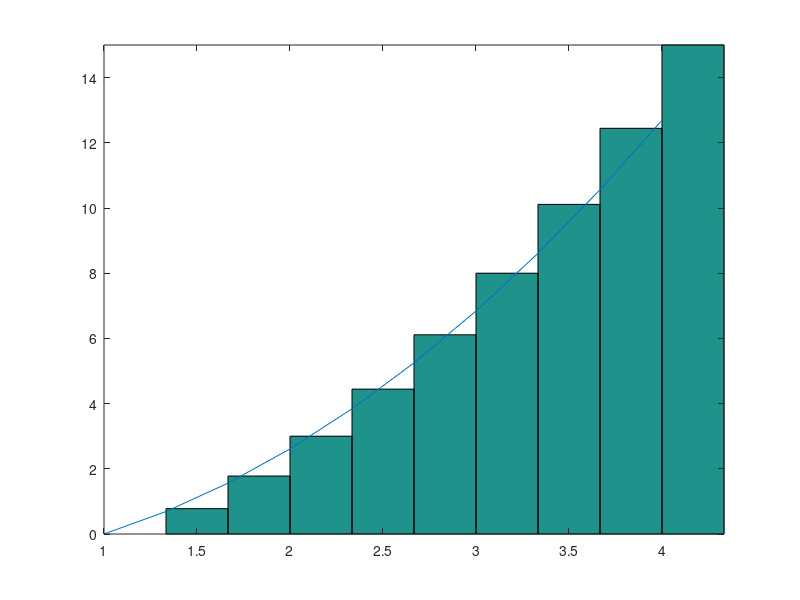

MATLAB code to generate this figure:
% Octave Script
% Title	        :Sumas de Rieman
% Correo        :orlandourbanotrejo@gmail.com
% Description	:Grafique mediante sumas de riemman 
%                el area bajo la curva de la funcion f(x)= x^2 -1 en un intervalo cerrado de [1, 4].
% Author	    :Orlando Urbano Trejo 
% Date		    :01_05_2021
% Version	    :1
% Usage		    :octave>path/EjercicioNumero1
%		        :Requiere aplicacion octave, usar linea de comandos
%		        :https://octaveintro.readthedocs.io/en/latest/index.html

%limpia la pantalla y las variables.
clc, clear
areatotal=0;
%define los intervalos y el numero de rectangulos.
a = 1;
b = 4;
n = 10;
%determina la longitud de la base o el incremento 
%de x.
base = (b-a)/n;
%definicion de la funcion.
x = a:base:(b-base);
%y esta representada por la variable altura
altura=(x.^2)-1;
%calcula el valor de cada uno de los rectangulos.
area = base*altura;
%En teoria el valor de la sumatoria deberia estar
%reflejada   en  este  acumulador sin embargo  no 
%entiendo por que :c
areatotal += area;
%imprime los valores obtenidos.
printf('\n area por rectangulo : %d \n', double(areatotal));


%estable    la    linea   que   forma  la funcion
x2 = linspace(1,4,10);
y2 = (x.^2)-1;
%inicio del  intervalo, fin del intervalo, numero 
%de rectangulos.
xa = linspace(1,4,10);
yab = (xa.^2)-1;

%dibuja una  grafica de barras una a lado de otra 
%sin espacios
g = bar(xa,yab,'histc');

%permite continuar  graficando  despues de que ya 
%exista un grafica trazada
hold on

%Grafica la funcion
plot(x2,y2);

%ajusta la grafica a los datos.
axis tight

